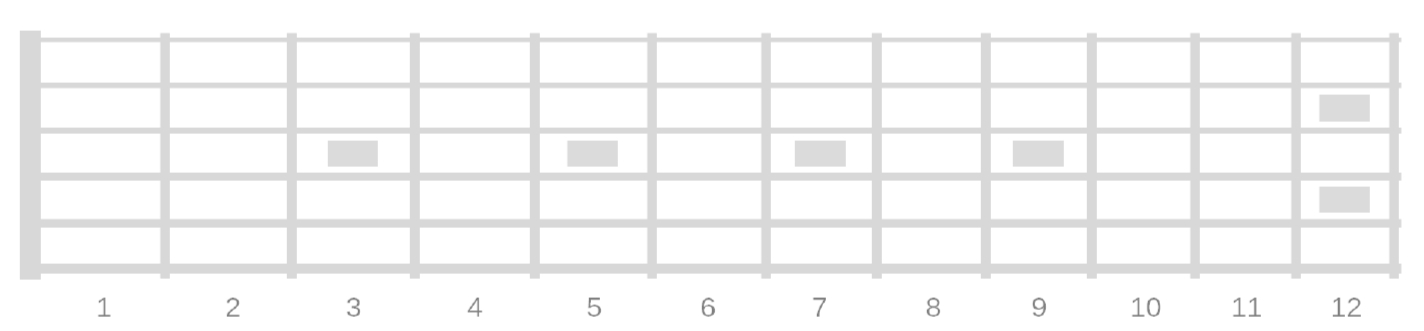
#> input picture assets/fretboard.png, 1424 x 331 px, found by its file name
$ python new_gui.py
#> lines starting #> are read from the running program, lines starting #| are printed output that depends on the picture
from PIL import Image, ImageDraw

window_title = 'Fretboard Visualizer'
image_path = 'assets/fretboard.png'
screen_resolution = (3456, 2090)  # current resolution

colors = {
        'red': (1, 0, 0),
        'orange': (0, 0, 0),
        'yellow': (0, 0, 0),
        'light_green': (0, 0, 0),
        'green': (0, 0, 0),
        'aqua': (0, 0, 0),
        'blue': (0, 0, 0),
        'purple': (0, 0, 0),
        'pink': (0, 0, 0),
        'black': (0, 0, 0),
        'grey': (0, 0, 0)
}

r = 15
x, y = 115, 100
x1, y1 = 115, 100
x2, y2 = 243, 100  # x_bar = 125
x3, y3 = 243, 145  # y_bar = +45
x4, y4 = 243+125, 145+45  # y_bar = +45

image = Image.open(image_path)
#> image is the input picture: PIL image 1424x331 RGB; min 126, max 255, mean 246.9
draw = ImageDraw.Draw(image)


class Circle():
    def __init__(self, x, y, r, color="red"):
        self.x = x
        self.y = y
        self.r = r
        self.color = color

    def drawCircle(self):
        draw.circle(
                (self.x - self.r,
                 self.y - self.r,
                 self.x + self.r,
                 self.y + self.r),
                self.r,
                fill=self.color, outline=None, width=1)


def displayImage():
    # array of colors to select from
    colors = ["red", "orange", "yellow", "green", "blue", "purple"]
    x, y = 117, 285             # starting at the high e (note f)
    x_bar, y_bar = 125, 45     # distance between strings
    x_offset, y_offset = 0, 0  # offsetting string distances

    for i in range(0, 6):
        circle = Circle(x, y, r, colors[i])
        Circle.drawCircle(circle)

        x = x + x_bar - x_offset
        y = y - y_bar - y_offset

        x_offset += 1
        # if x_offset <= -5:
        #     x_offset += 1

        # y_offset += 1
        if i >= 4:
            y_offset += 1
        # if y_offset == 4:
        #     y_offset = 3

    image.show()
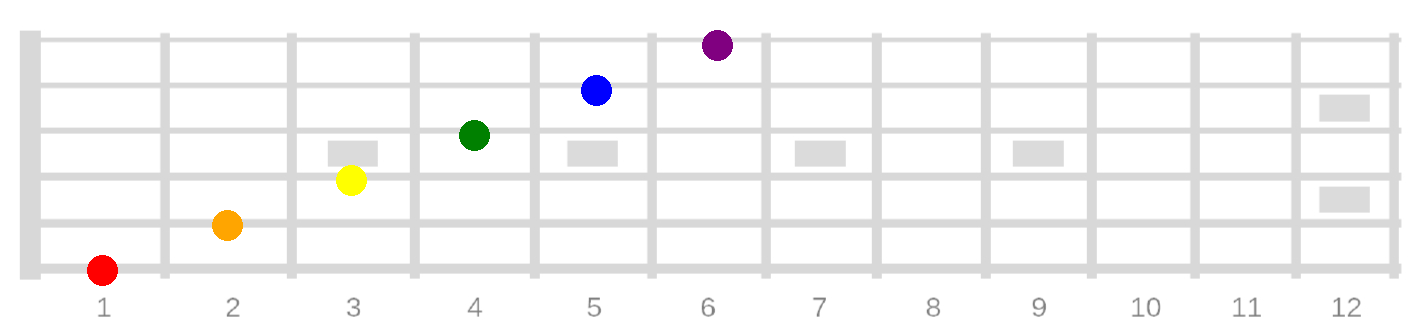
#> shown: PIL image 1424x331 RGB; mean R, G, B 246, 245.4, 245.2


def main():
    displayImage()


if __name__ == "__main__":
    try:
        main()
    except KeyboardInterrupt:
        print("User interrupted program.")
